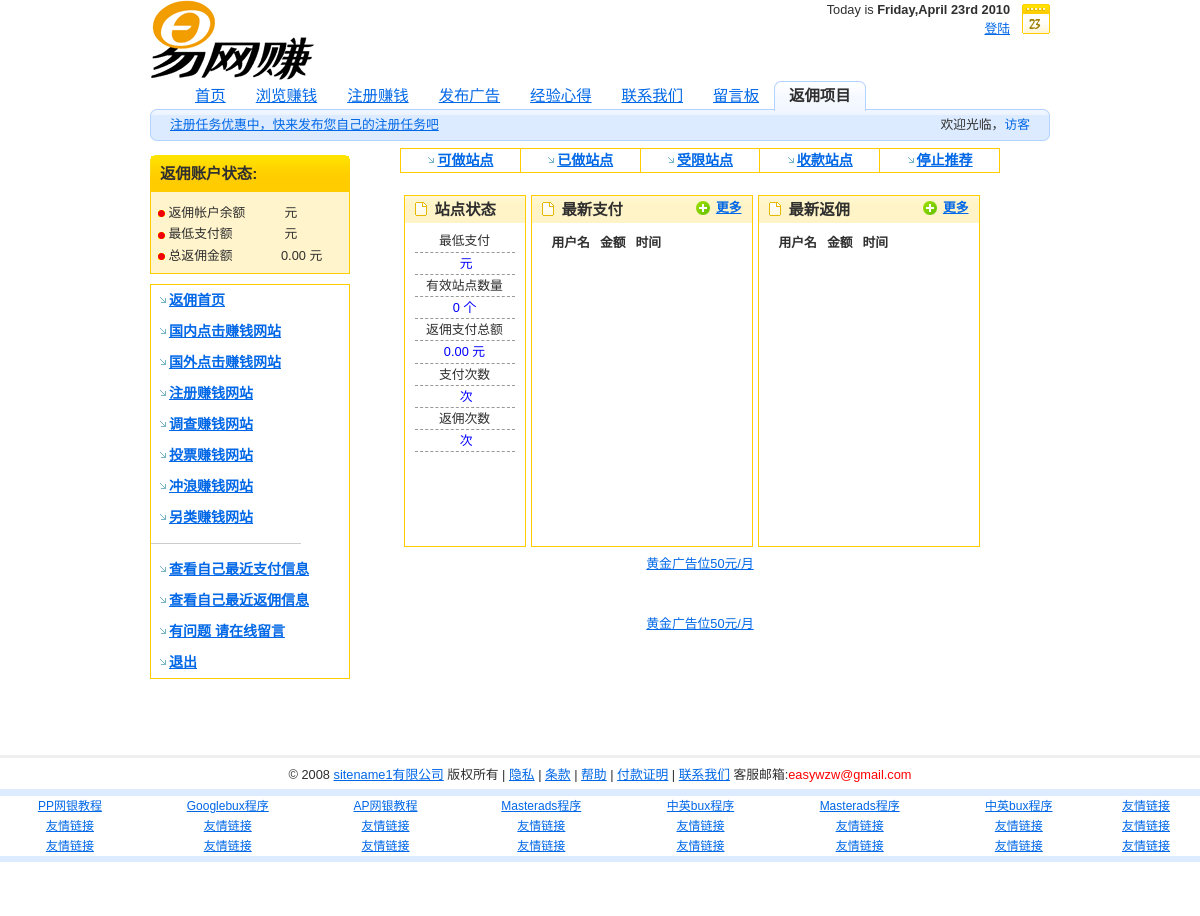
Page /back.php on the earlier database version.
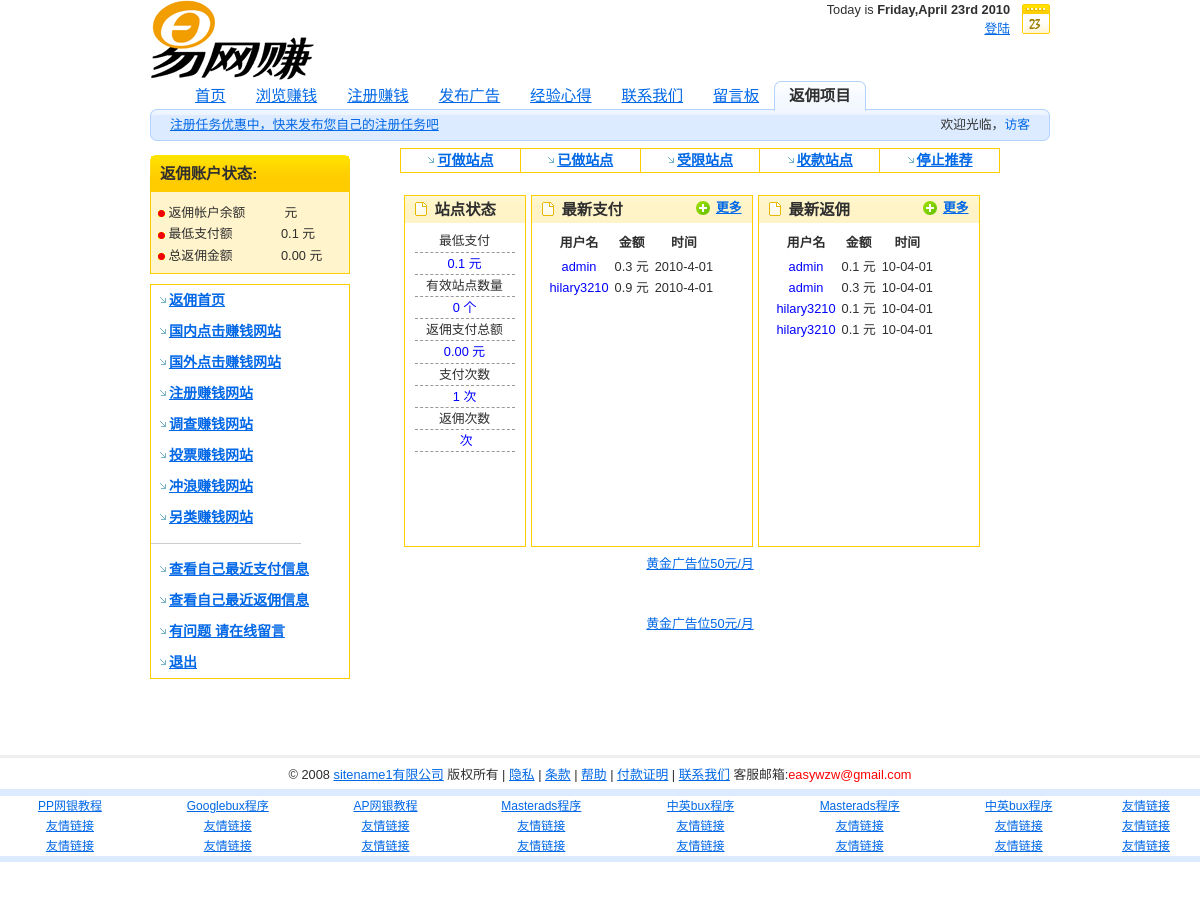
Same page on the later database version.
### tables this page shows
CREATE TABLE IF NOT EXISTS `tb_site` (
  `id` varchar(11) NOT NULL DEFAULT '',
  `sitename` varchar(30) NOT NULL DEFAULT '',
  `sitepp` varchar(30) NOT NULL DEFAULT '',
  KEY `id` (`id`)
);

CREATE TABLE IF NOT EXISTS `tb_common` (
  `id` int(11) NOT NULL AUTO_INCREMENT,
  `itemid` varchar(50) DEFAULT NULL,
  `value` varchar(150) DEFAULT NULL,
  `time` varchar(35) DEFAULT NULL,
  KEY `id` (`id`)
);

CREATE TABLE IF NOT EXISTS `tb_backpay_history` (
  `id` int(11) NOT NULL AUTO_INCREMENT,
  `username` varchar(50) DEFAULT NULL,
  `pay_number` int(50) DEFAULT NULL,
  `pay_sum` double DEFAULT NULL,
  `pay_time` varchar(35) DEFAULT NULL,
  KEY `id` (`id`)
);

CREATE TABLE IF NOT EXISTS `tb_back_history` (
  `id` int(11) NOT NULL AUTO_INCREMENT,
  `username` varchar(11) DEFAULT NULL,
  `site_id` int(11) DEFAULT NULL,
  `site_name` varchar(50) DEFAULT NULL,
  `pay_sum` float DEFAULT NULL,
  `back_number` int(10) DEFAULT NULL,
  `time` varchar(35) DEFAULT NULL,
  KEY `id` (`id`)
);

### memberbackleft.php (called while the page is built, shortened)
<?php include('memberbackstats.php')?>

### back.php (the view, shortened to what the rows shown need)
<?php include('header.php'); ?>
<div class="mem_left">
<?php include('memberbackleft.php')?>
</div>
<div align="center">
    <table width="600" style="border-collapse: collapse" bordercolor="#111111" cellpadding="0" cellspacing="0">
      <tr bgcolor="#FFFFFF">
        <td colspan="5" height="">
		   	<div class="sitestatus">
		        <div class="title01225">
		          <div class="title01225-in">
		           <h2 class="ico-list">站点状态</h2>
		          </div>
		        </div>
		    	<div id="back_sitestatus">
				  <table width="100%">
				    <tr>
				      <td><font color="blue"><?php include('config.php');
								$result =mysql_query("SELECT * FROM tb_common WHERE itemid='leastpay'");
								$row = mysql_fetch_array($result); echo $row["value"];?>&nbsp;元</font></td>
				    </tr>
				  </table>
				</div>
		    </div>
        	<div class="paid">
		        <div class="title01225">
		          <div class="title01225-in">
		           <h2 class="ico-list">最新支付</h2>
		          </div>
		        </div>
		    	<div id="back_paid">
					  <table>
					<th>用户名</th>
					<th>金额</th>
					<th>时间</th>
					<?php
					$tabla = mysql_query("SELECT * FROM tb_backpay_history ORDER BY pay_time desc");
					while ($registro = mysql_fetch_array($tabla)) {
					$temptime = $registro["pay_time"];
					$backtime = explode(" ", $temptime);
					echo "
					<tr align='center'>
					<td><font color='blue'>". $registro["username"] ."</font></td>
					<td>". $registro["pay_sum"] ."&nbsp;元</td>
					<td>". $backtime[0] ."</td>
					</tr>";
					?>
					<?php
					}
					?>
					</table>
		    	</div>
    		</div>
	        <div class="back">
		        <div class="title01225">
		          <div class="title01225-in">
		           <h2 class="ico-list">最新返佣</h2>
		          </div>
		        </div>
	    			<div id="back_paid">
					  <table>
					<th>用户名</th>
					<th>金额</th>
					<th>时间</th>
					<?php
					$tabla = mysql_query("SELECT * FROM tb_back_history ORDER BY time desc");
					while ($registro = mysql_fetch_array($tabla)) {
					$temptime = $registro["time"];
					$backtime = explode(" ", $temptime);
					echo "
					<tr align='center'>
					<td><font color='blue'>". $registro["username"] ."</font></td>
					<td>". $registro["pay_sum"] ."&nbsp;元</td>
					<td>". $backtime[0] ."</td>
					</tr>";
					?>
					<?php
					}
					?>
					</table>
							    	</div>
	    	</div>
    	</td>
      </tr>
    </table>
</div>
</div>
<?php include('footer.php'); ?>

### sitename.php (shortened to what the rows shown need)
<?php
$sql = "SELECT * FROM tb_site WHERE id='1'";
$result = mysql_query($sql);
$row = mysql_fetch_array($result);
echo $row["sitename"];
?>

### memberbackstats.php (shortened to what the rows shown need)
<div id="signup">
          <div class="in">
<table width="100%" class="nom">
<tr>
<td>
<img border="0" src="images/bullet2.gif" width="7" height="7"  align="absmiddle" > 最低支付额</td>
<td align="left"><?php include('config.php');
								$result =mysql_query("SELECT * FROM tb_common WHERE itemid='leastpay'");
								$row = mysql_fetch_array($result); echo $row["value"];
								 ?>&nbsp;元&nbsp;</td>
</tr>
</table>
</div>
</div>

Differences in the rows shown:
added tb_common: value "0.1"
added tb_backpay_history: username "admin", pay_sum "0.3", pay_time "2010-4-01"
added tb_backpay_history: username "hilary3210", pay_sum "0.9", pay_time "2010-4-01"
added tb_back_history: username "admin", pay_sum "0.1", time "10-04-01"
added tb_back_history: username "admin", pay_sum "0.3", time "10-04-01"
added tb_back_history: username "hilary3210", pay_sum "0.1", time "10-04-01"
added tb_back_history: username "hilary3210", pay_sum "0.1", time "10-04-01"
Other differences:
$row[0]: (not shown) → "1"
